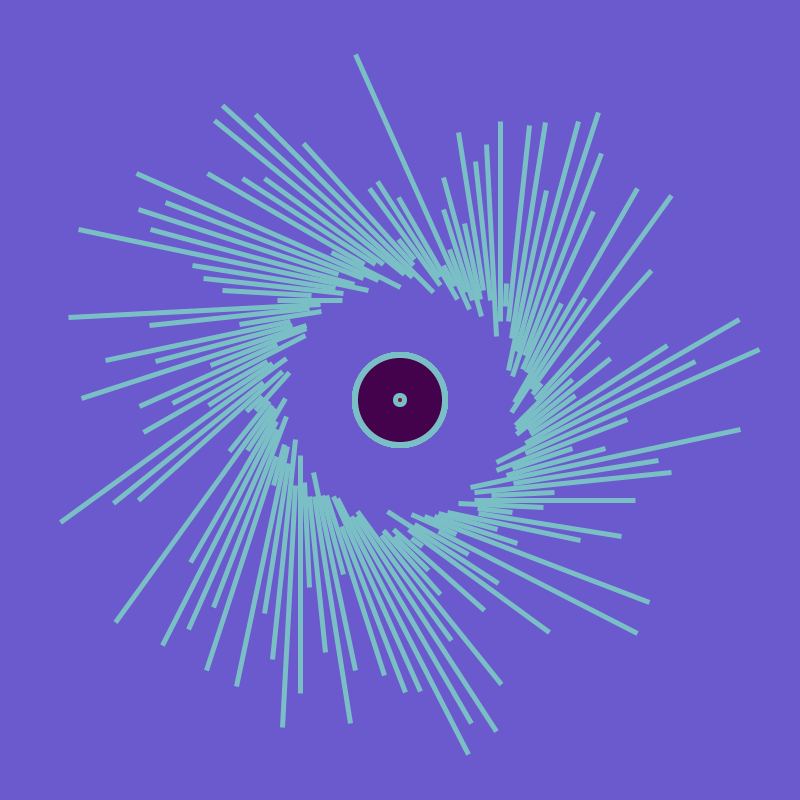
Frame 1 (no input)
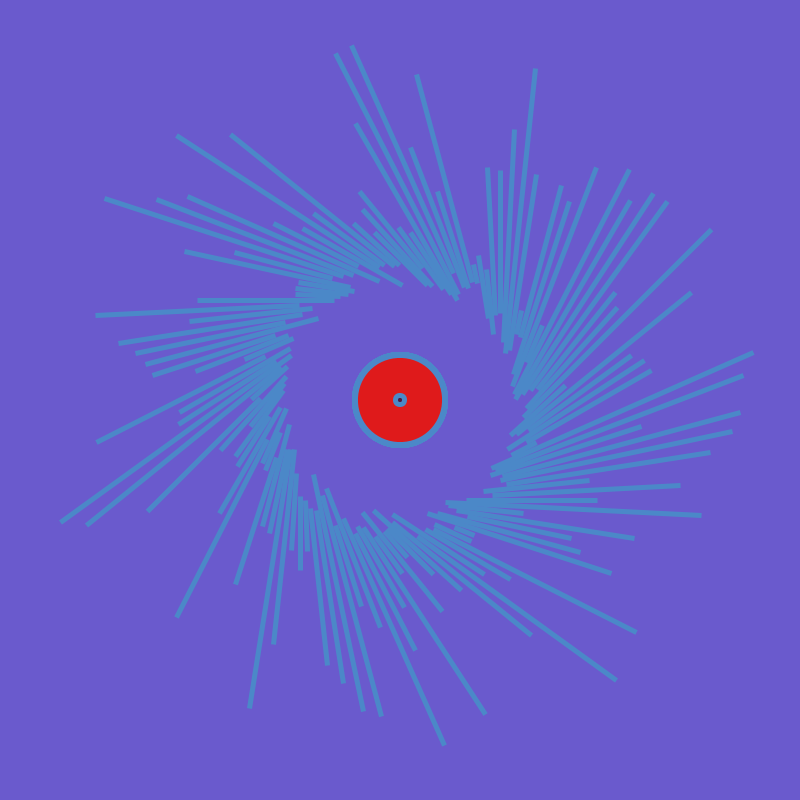
Frame 60 (the mouse pressed at the canvas centre just before this capture)
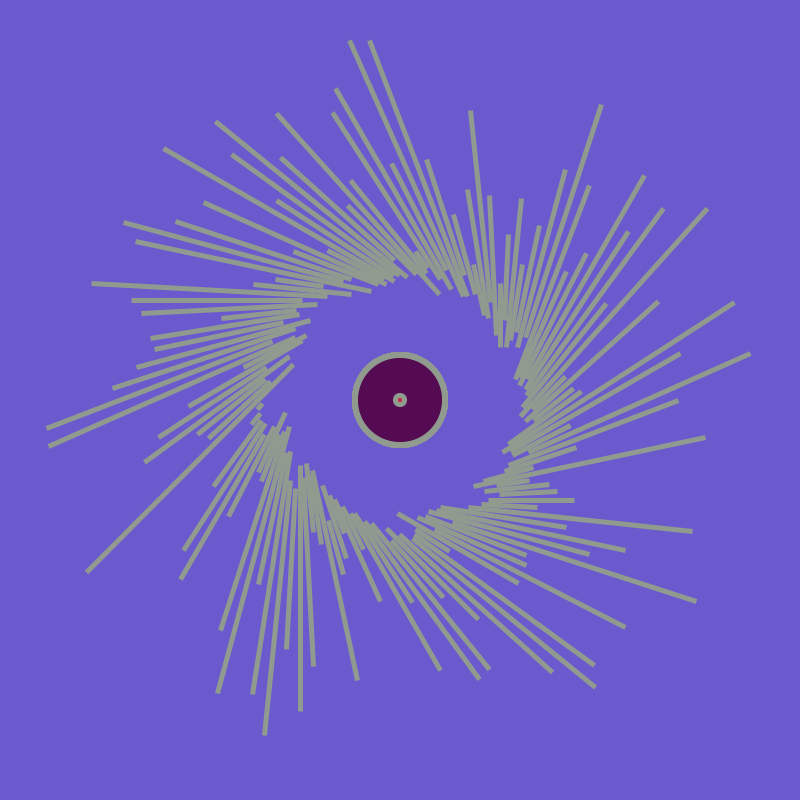
Frame 120 (the mouse held since frame 60 and released just before this capture)

The Processing sketch that drew these frames (run headless with seeded random() and noise(); from frame 60 on, the mouse is pressed at the canvas centre):

// Processing sketch: IsaacShana_216753477_EX1_pde
// ── IsaacShana_216753477_EX1_pde.pde
/**
EECS 1710 LAB02
Author: Shana Isaac
Student number: 216753477
Exercise 1 : Drawing machine
**/


void setup(){
  size(800, 800);
  background(106, 90, 205);
}

void draw(){
  background(106, 90, 205);
  translate(width/2, height/2);
  for (int n = 0; n < 360; n ++){
     stroke(random(179), random(255), random(255));
  }
  for(int a = 0; a < 360; a += 3){
    float x = random(50, 100);
    float xx = random(100, 350);
    pushMatrix();
    rotate(radians(a));
    strokeCap(CORNER);
    strokeWeight(5);
    line(x, 100, xx, 100);
    ellipse(0, 0, 90, 90 );
    fill(random(255), random(60), random(90));
    ellipse(0, 0, 10, 10);
    popMatrix();
  }
  


}

void keyPressed(){
  redraw();
}
/** WORKS CITED
https://processing.org/examples/colorvariables.html

**/
